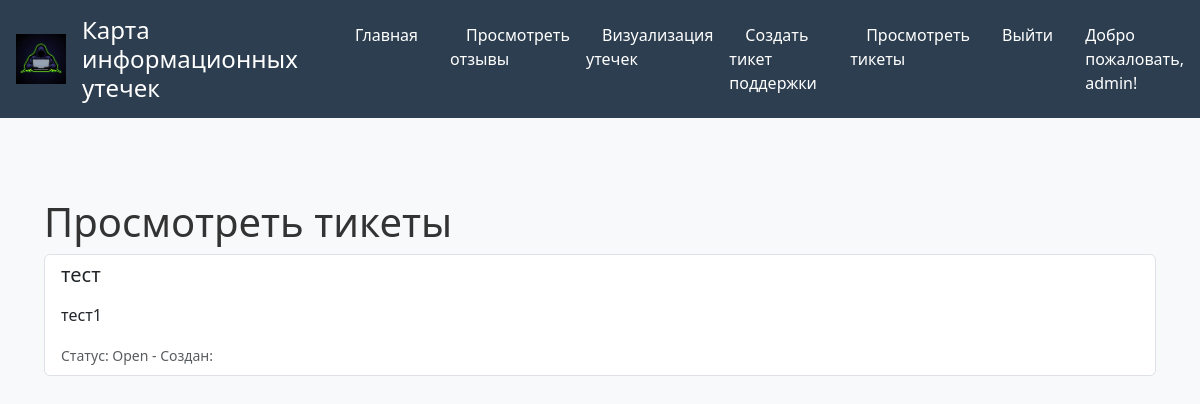
Before: /view_tickets/ (signed in) with the older database file.
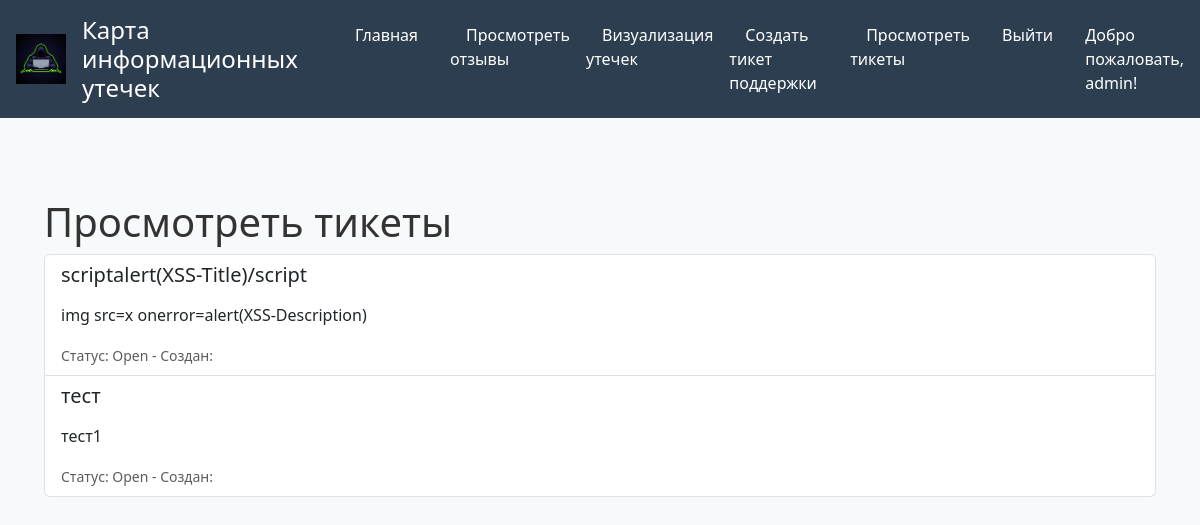
After: the same page with the newer database file.
### leaksmap/models.py (models this page shows, shortened)
class SupportTicket(models.Model):
    STATUS_CHOICES = [
        ('open', 'Open'),
        ('in_progress', 'In Progress'),
        ('closed', 'Closed'),
    ]
    user = models.ForeignKey(
        User,
        on_delete=models.SET_NULL,
        null=True
    )
    title = models.CharField(
        max_length=255,
        validators=[MaxLengthValidator(255)]
    )
    description = models.TextField(
        validators=[MaxLengthValidator(5000)]
    )
    status = models.CharField(
        max_length=20,
        choices=STATUS_CHOICES,
        default='open'
    )
    created_at = models.DateTimeField(auto_now_add=True)
    updated_at = models.DateTimeField(auto_now=True)
    def get_status_display(self):
        return dict(self.STATUS_CHOICES).get(self.status, 'Unknown')
    class Meta:
        verbose_name = "Support Ticket"
        verbose_name_plural = "Support Tickets"
        ordering = ['-created_at']
        indexes = [
            models.Index(fields=['user']),
            models.Index(fields=['status']),
            models.Index(fields=['created_at']),
        ]

### leaksmap/support.py (the view)
# urls.py: path('view_tickets/', support.view_tickets, name='view_tickets'),
@login_required
def view_tickets(request):
    tickets = SupportTicket.objects.filter(user=request.user).order_by('-created_at')
    return render(request, 'leaksmap/view_tickets.html', {'tickets': tickets})

### leaksmap/templates/leaksmap/view_tickets.html (shortened to what this page needs)
{% extends "leaksmap/base.html" %}
{% block content %}
    <div class="container mt-5">
        <h1>Просмотреть тикеты</h1>
        <ul class="list-group">
            {% for ticket in tickets %}
                <li class="list-group-item">
                    <h5>{{ ticket.title|escape }}</h5>
                    <p>{{ ticket.description|escape|linebreaks }}</p>
                    <small class="text-muted">Статус: {{ ticket.get_status_display|escape }} - Создан: {{ report.generated_at|date:"d.m.Y H:i" }}</small>
                </li>
            {% endfor %}
        </ul>
    </div>
{% endblock %}

### leaksmap/templates/leaksmap/base.html (shortened to what this page needs)
{% load static %}
<!DOCTYPE html>
<html lang="ru">
<head>
    <link href="https://cdn.jsdelivr.net/npm/bootstrap@5.3.8/dist/css/bootstrap.min.css" rel="stylesheet">
    <link rel="stylesheet" href="{% static 'css/main.css' %}">
    <link rel="stylesheet" href="href=https://cdnjs.cloudflare.com/ajax/libs/font-awesome/6.6.0/css/all.min.css">
</head>
<body>
    <header>
<img src="{% static 'img/logo.png' %}" alt="Logo" style="width: 50px; height: 50px;" />
        <h1>Карта информационных утечек</h1>
        <nav>
            <ul>
                <li><a href="{% url 'home' %}">Главная</a></li>
<li><a href="{% url 'view_feedback' %}">Просмотреть отзывы</a></li>
                {% if user.is_authenticated %}
                    <li><a href="{% url 'visualize_breaches' %}">Визуализация утечек</a></li>
                    <li><a href="{% url 'create_ticket' %}">Создать тикет поддержки</a></li>
                    <li><a href="{% url 'view_tickets' %}">Просмотреть тикеты</a></li>
                    <li><a href="{% url 'logout' %}">Выйти</a></li>
                    <li>Добро пожаловать, {{ user.username|escape }}!</li>
                {% else %}
<li><a href="{% url 'login' %}">Login</a></li>
                    <li><a href="{% url 'register' %}">Зарегистрироваться</a></li>
                {% endif %}
            </ul>
        </nav>
    </header>
    <main>
        {% block content %}
        {% endblock %}
    </main>
</body>
</html>

### leaksmap/static/CSS/main.css (style rules this page uses)
body { font-family: 'Segoe UI', Tahoma, Geneva, Verdana, sans-serif; background-color: #f8f9fa; color: #333; margin: 0; padding: 0; }
header { background-color: #2c3e50; color: white; padding: 1rem; display: flex; align-items: center; gap: 1rem; }
header h1 { margin: 0; font-size: 1.5rem; }
nav ul { list-style: none; padding: 0; margin: 0; display: flex; gap: 1rem; }
nav a { color: white; text-decoration: none; padding: 0.5rem 1rem; border-radius: 4px; transition: background-color 0.3s; }
main { padding: 2rem; max-width: 1200px; margin: 0 auto; }

Changed rows visible on the page:
added SupportTicket: title "scriptalert(XSS-Title)/script", description "img src=x onerror=alert(XSS-Description)", status "Open"
